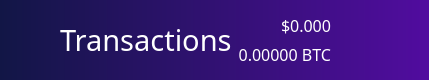
          <widget class="QFrame" name="NavBar">
           <property name="sizePolicy">
            <sizepolicy hsizetype="Preferred" vsizetype="Preferred">
             <horstretch>0</horstretch>
             <verstretch>0</verstretch>
            </sizepolicy>
           </property>
           <property name="minimumSize">
            <size>
             <width>0</width>
             <height>80</height>
            </size>
           </property>
           <property name="maximumSize">
            <size>
             <width>16777215</width>
             <height>80</height>
            </size>
           </property>
           <property name="layoutDirection">
            <enum>Qt::LeftToRight</enum>
           </property>
           <property name="autoFillBackground">
            <bool>false</bool>
           </property>
           <property name="styleSheet">
            <string notr="true">background: QLinearGradient(x1: 0, y1: 0, x2: 1, y2: 0, stop: 0 #121646, stop: 1 #510c9f);
border:0;
</string>
           </property>
           <property name="frameShape">
            <enum>QFrame::StyledPanel</enum>
           </property>
           <property name="frameShadow">
            <enum>QFrame::Raised</enum>
           </property>
           <layout class="QHBoxLayout" name="horizontalLayout_3">
            <property name="spacing">
             <number>6</number>
            </property>
            <property name="leftMargin">
             <number>60</number>
            </property>
            <property name="topMargin">
             <number>0</number>
            </property>
            <property name="rightMargin">
             <number>60</number>
            </property>
            <property name="bottomMargin">
             <number>0</number>
            </property>
            <item>
             <widget class="QLabel" name="label_2">
              <property name="sizePolicy">
               <sizepolicy hsizetype="Preferred" vsizetype="Preferred">
                <horstretch>0</horstretch>
                <verstretch>0</verstretch>
               </sizepolicy>
              </property>
              <property name="font">
               <font>
                <family>ZoinLight</family>
                <pointsize>22</pointsize>
                <weight>50</weight>
                <bold>false</bold>
               </font>
              </property>
              <property name="autoFillBackground">
               <bool>false</bool>
              </property>
              <property name="styleSheet">
               <string notr="true">color:white;
background-color: rgba(255, 255, 255,0);</string>
              </property>
              <property name="text">
               <string>Transactions</string>
              </property>
              <property name="indent">
               <number>0</number>
              </property>
             </widget>
            </item>
            <item>
             <layout class="QVBoxLayout" name="verticalLayout_5">
              <item>
               <widget class="QLabel" name="priceUSD">
                <property name="font">
                 <font>
                  <family>ZoinMedium</family>
                  <pointsize>12</pointsize>
                  <weight>50</weight>
                  <bold>false</bold>
                 </font>
                </property>
                <property name="styleSheet">
                 <string notr="true">background-color: rgb(0,0,0,0);
color: white;</string>
                </property>
                <property name="text">
                 <string>$0.000</string>
                </property>
                <property name="alignment">
                 <set>Qt::AlignBottom|Qt::AlignRight|Qt::AlignTrailing</set>
                </property>
               </widget>
              </item>
              <item>
               <widget class="QLabel" name="priceBTC">
                <property name="font">
                 <font>
                  <family>ZoinLight</family>
                  <pointsize>12</pointsize>
                  <weight>50</weight>
                  <bold>false</bold>
                 </font>
                </property>
                <property name="styleSheet">
                 <string notr="true">background-color: rgb(0,0,0,0);
color: white;</string>
                </property>
                <property name="text">
                 <string>0.00000 BTC</string>
                </property>
                <property name="alignment">
                 <set>Qt::AlignRight|Qt::AlignTop|Qt::AlignTrailing</set>
                </property>
               </widget>
              </item>
             </layout>
            </item>
            <item>
             <widget class="QPushButton" name="pushButton">
              <property name="maximumSize">
               <size>
                <width>50</width>
                <height>80</height>
               </size>
              </property>
              <property name="styleSheet">
               <string notr="true">background: rgb(0,0,0,0);</string>
              </property>
              <property name="text">
               <string/>
              </property>
              <property name="icon">
               <iconset resource="../bitcoin.qrc">
                <normaloff>:/icons/Exports_45</normaloff>:/icons/Exports_45</iconset>
              </property>
              <property name="iconSize">
               <size>
                <width>70</width>
                <height>70</height>
               </size>
              </property>
             </widget>
            </item>
           </layout>
          </widget>
